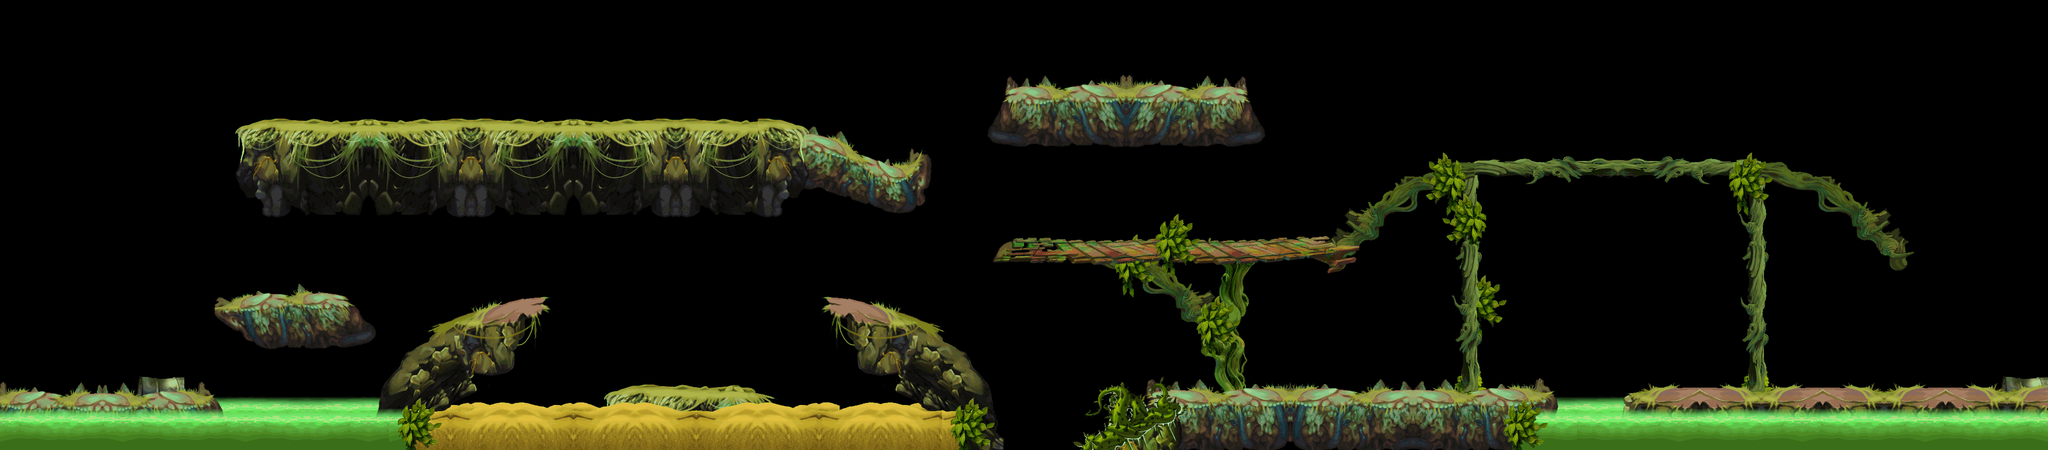

This game map was drawn from its Tiled (.tmx) file and the tilesets committed beside it. A one-line description and the trimmed map source follow:
An orthogonal 100x22 tile map with 40x40 px tiles, 4 tile layers (land1, land2, land3, land4) and 62 objects.

<map version="1.0" orientation="orthogonal" width="100" height="22" tilewidth="40" tileheight="40">
 <tileset firstgid="1" name="c-land" tilewidth="40" tileheight="40">
  <image source="c-land.png" width="1745" height="2038" />
 </tileset>
 <layer name="land1" width="100" height="22">
  <data>[2200 cells, 385 non-empty, 194 distinct tile ids]</data>
 </layer>
 <layer name="land2" width="100" height="22">
  <data>[2200 cells, 665 non-empty, 378 distinct tile ids]</data>
 </layer>
 <layer name="land3" width="100" height="22">
  <data>[2200 cells, 573 non-empty, 339 distinct tile ids]</data>
 </layer>
 <layer name="land4" width="100" height="22">
  <data>[2200 cells, 296 non-empty, 51 distinct tile ids]</data>
 </layer>
 <objectgroup name="pengzhuang" width="100" height="22">
  <object x="-1" y="781" width="416" height="96" />
  <object x="422" y="594" width="264" height="27" />
  <object x="483" y="245" width="1067" height="42" />
  <object x="1550" y="332" width="246" height="29" />
  <object x="1215" y="771" width="250" height="118" />
  <object x="1161" y="829" width="54" height="57" />
  <object x="1466" y="828" width="57" height="53" />
  <object x="753" y="760" width="125" height="122" />
  <object x="880" y="627" width="167" height="36" />
  <object x="1629" y="630" width="158" height="60" />
  <object x="1786" y="750" width="130" height="144" />
  <object x="1949" y="488" width="687" height="28" />
  <object x="2881" y="321" width="572" height="34" />
  <object x="3453" y="363" width="107" height="47" />
  <object x="3559" y="492" width="159" height="33" />
  <object x="2759" y="351" width="122" height="44" />
  <object x="2251" y="774" width="774" height="118" />
  <object x="2520" y="880" width="80" />
  <object x="3191" y="780" width="813" height="99" />
  <object x="1962" y="186" width="474" height="22" />
 </objectgroup>
 <objectgroup name="zuobiao1" width="100" height="22">
  <object x="826" y="228">
   <properties>
    <property name="id" value="1" />
    <property name="type" value="1" />
   </properties>
  </object>
  <object x="879" y="829" width="280" height="52">
   <properties>
    <property name="id" value="19" />
   </properties>
  </object>
  <object x="1523" y="831" width="264" height="51">
   <properties>
    <property name="id" value="19" />
   </properties>
  </object>
  <object x="2268" y="166">
   <properties>
    <property name="id" value="1" />
    <property name="type" value="1" />
   </properties>
  </object>
  <object x="2196" y="166">
   <properties>
    <property name="id" value="1" />
    <property name="type" value="1" />
   </properties>
  </object>
  <object x="2772" y="754">
   <properties>
    <property name="id" value="1" />
    <property name="type" value="1" />
   </properties>
  </object>
  <object x="2700" y="754">
   <properties>
    <property name="id" value="1" />
    <property name="type" value="1" />
   </properties>
  </object>
  <object x="536" y="879">
   <properties>
    <property name="id" value="18" />
   </properties>
  </object>
  <object x="473" y="879">
   <properties>
    <property name="id" value="18" />
   </properties>
  </object>
  <object x="3527" y="888">
   <properties>
    <property name="id" value="18" />
   </properties>
  </object>
  <object x="3770" y="882">
   <properties>
    <property name="id" value="18" />
   </properties>
  </object>
 </objectgroup>
 <objectgroup name="zuobiao2" width="100" height="22">
  <object x="1160" y="240">
   <properties>
    <property name="id" value="101" />
    <property name="num" value="5" />
    <property name="range" value="100" />
    <property name="time" value="1" />
    <property name="timemax" value="12" />
    <property name="timemin" value="3" />
    <property name="z" value="0" />
   </properties>
  </object>
  <object x="286" y="784">
   <properties>
    <property name="id" value="104" />
    <property name="num" value="4" />
    <property name="range" value="50" />
    <property name="time" value="1" />
    <property name="timemax" value="6" />
    <property name="timmin" value="3" />
   </properties>
  </object>
  <object x="986" y="244">
   <properties>
    <property name="id" value="104" />
    <property name="num" value="4" />
    <property name="range" value="50" />
    <property name="time" value="1" />
    <property name="timemax" value="6" />
    <property name="timmin" value="3" />
   </properties>
  </object>
  <object x="2426" y="486">
   <properties>
    <property name="id" value="104" />
    <property name="num" value="4" />
    <property name="range" value="50" />
    <property name="time" value="1" />
    <property name="timemax" value="6" />
    <property name="timmin" value="3" />
   </properties>
  </object>
  <object x="2542" y="774">
   <properties>
    <property name="id" value="104" />
    <property name="num" value="4" />
    <property name="range" value="50" />
    <property name="time" value="1" />
    <property name="timemax" value="6" />
    <property name="timmin" value="3" />
   </properties>
  </object>
  <object x="3542" y="776">
   <properties>
    <property name="id" value="104" />
    <property name="num" value="4" />
    <property name="range" value="50" />
    <property name="time" value="1" />
    <property name="timemax" value="6" />
    <property name="timmin" value="3" />
   </properties>
  </object>
  <object x="2014" y="488">
   <properties>
    <property name="id" value="102" />
    <property name="num" value="3" />
    <property name="range" value="0" />
    <property name="time" value="1" />
    <property name="timemax" value="10" />
    <property name="timmin" value="3" />
   </properties>
  </object>
  <object x="478" y="594">
   <properties>
    <property name="id" value="102" />
    <property name="num" value="3" />
    <property name="range" value="0" />
    <property name="time" value="1" />
    <property name="timemax" value="10" />
    <property name="timmin" value="3" />
   </properties>
  </object>
  <object x="2912" y="320">
   <properties>
    <property name="id" value="102" />
    <property name="num" value="3" />
    <property name="range" value="0" />
    <property name="time" value="1" />
    <property name="timemax" value="10" />
    <property name="timmin" value="3" />
   </properties>
  </object>
  <object x="2958" y="774">
   <properties>
    <property name="id" value="102" />
    <property name="num" value="3" />
    <property name="range" value="0" />
    <property name="time" value="1" />
    <property name="timemax" value="10" />
    <property name="timmin" value="3" />
   </properties>
  </object>
  <object x="2016" y="184">
   <properties>
    <property name="id" value="111" />
    <property name="num" value="2" />
    <property name="range" value="20" />
    <property name="time" value="1" />
    <property name="timemax" value="8" />
    <property name="timmin" value="1" />
   </properties>
  </object>
  <object x="1406" y="772">
   <properties>
    <property name="id" value="111" />
    <property name="num" value="2" />
    <property name="range" value="20" />
    <property name="time" value="1" />
    <property name="timemax" value="8" />
    <property name="timmin" value="1" />
   </properties>
  </object>
  <object x="3310" y="778">
   <properties>
    <property name="id" value="111" />
    <property name="num" value="2" />
    <property name="range" value="20" />
    <property name="time" value="1" />
    <property name="timemax" value="8" />
    <property name="timmin" value="1" />
   </properties>
  </object>
  </objectgroup>
 <objectgroup name="zuobiao3" width="100" height="22">
  <!-- 12 objects omitted --></objectgroup>
</map>
<!-- 18 of 62 objects omitted -->
